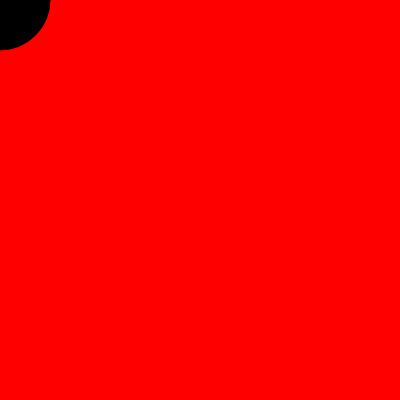
Frame 1 (no input)
Frame 60 (no input): identical to frame 1, image omitted
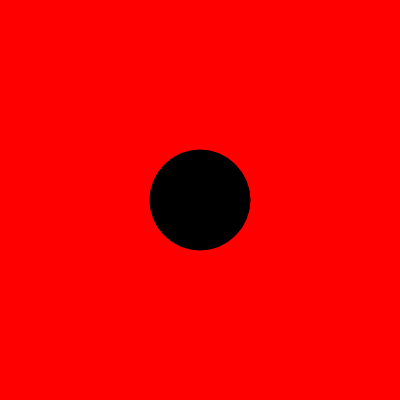
Frame 120 (the mouse pressed at the canvas centre since frame 60)

The p5.js sketch that drew these frames (run headless with seeded random() and noise() and a simulated clock; from frame 60 on, the mouse is pressed at the canvas centre):

// p5.js sketch
// ── sketch.js
function setup() {
  createCanvas(400,400);
}

function draw() {
  background(255,0,0);
  fill(0);
  ellipse(mouseX, mouseY, 100,100);
}
